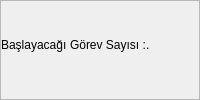
                            <widget class="QFrame" name="frame_29">
                             <property name="frameShape">
                              <enum>QFrame::StyledPanel</enum>
                             </property>
                             <property name="frameShadow">
                              <enum>QFrame::Raised</enum>
                             </property>
                             <layout class="QHBoxLayout" name="horizontalLayout_52">
                              <property name="spacing">
                               <number>0</number>
                              </property>
                              <property name="leftMargin">
                               <number>0</number>
                              </property>
                              <property name="topMargin">
                               <number>0</number>
                              </property>
                              <property name="rightMargin">
                               <number>0</number>
                              </property>
                              <item>
                               <widget class="QLabel" name="label_19">
                                <property name="sizePolicy">
                                 <sizepolicy hsizetype="Maximum" vsizetype="Preferred">
                                  <horstretch>0</horstretch>
                                  <verstretch>0</verstretch>
                                 </sizepolicy>
                                </property>
                                <property name="styleSheet">
                                 <string notr="true">font: 600 11pt &quot;Montserrat&quot;;</string>
                                </property>
                                <property name="text">
                                 <string>Başlayacağı </string>
                                </property>
                               </widget>
                              </item>
                              <item>
                               <widget class="QLabel" name="label_28">
                                <property name="sizePolicy">
                                 <sizepolicy hsizetype="Maximum" vsizetype="Preferred">
                                  <horstretch>0</horstretch>
                                  <verstretch>0</verstretch>
                                 </sizepolicy>
                                </property>
                                <property name="styleSheet">
                                 <string notr="true">font:  10pt &quot;Montserrat&quot;;</string>
                                </property>
                                <property name="text">
                                 <string>Görev Sayısı :</string>
                                </property>
                               </widget>
                              </item>
                              <item>
                               <widget class="QLabel" name="label_29">
                                <property name="styleSheet">
                                 <string notr="true">font: 600 10pt &quot;Montserrat&quot;;</string>
                                </property>
                                <property name="text">
                                 <string>.</string>
                                </property>
                               </widget>
                              </item>
                             </layout>
                            </widget>
